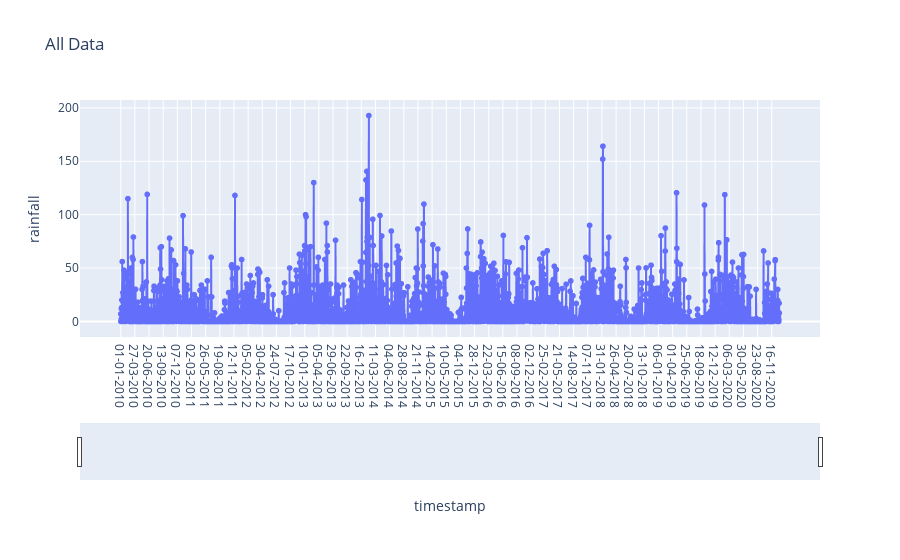

Notebook code for this chart:
### Code cell
import plotly.express as px
fig = px.line(df,x="timestamp", y='rainfall',title="All Data",markers=True)
fig.update_xaxes(rangeslider_visible=True)
fig.show()

### Figure 1 — Plotly figure (JSON) as saved in the notebook; plotly's stock layout.template omitted (floating-point values rounded to 4 significant figures; data arrays with more than 128 entries replaced by an {"elided": "..."} marker saying what was removed)
{"data": [{"hovertemplate": "timestamp=%{x}<br>rainfall=%{y}<extra></extra>", "legendgroup": "", "line": {"color": "#636efa", "dash": "solid"}, "marker": {"symbol": "circle"}, "mode": "markers+lines", "name": "", "showlegend": false, "type": "scattergl", "x": {"elided": "3956 str values"}, "xaxis": "x", "y": {"elided": "3956 float values"}, "yaxis": "y"}], "layout": {"legend": {"tracegroupgap": 0}, "title": {"text": "All Data"}, "xaxis": {"anchor": "y", "domain": [0, 1], "rangeslider": {"visible": true}, "title": {"text": "timestamp"}}, "yaxis": {"anchor": "x", "domain": [0, 1], "title": {"text": "rainfall"}}}}
